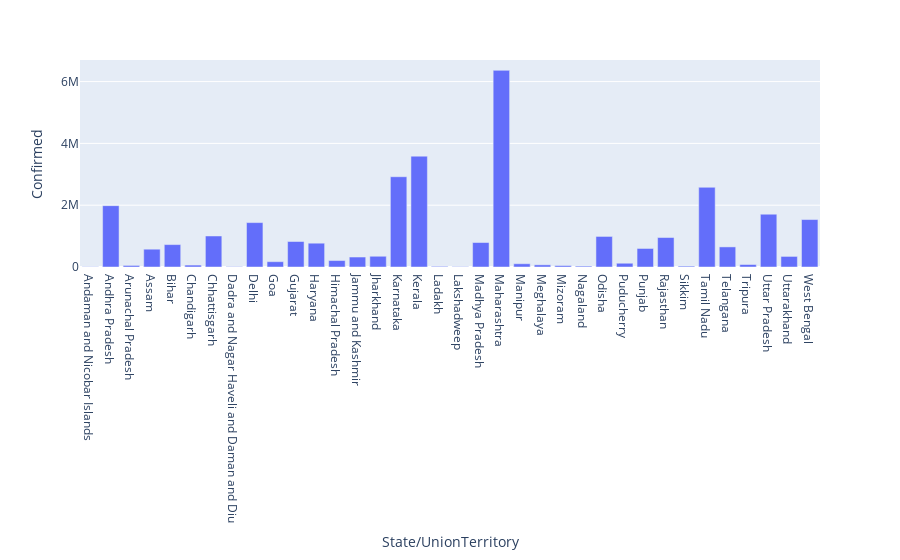

This figure's notebook cell:
### Code cell
#plotly express use
px.bar(data_statewise,x='State/UnionTerritory',y='Confirmed')

### Figure 1 — Plotly figure (JSON) as saved in the notebook; plotly's stock layout.template omitted (floating-point values rounded to 4 significant figures)
{"data": [{"alignmentgroup": "True", "hovertemplate": "State/UnionTerritory=%{x}<br>Confirmed=%{y}<extra></extra>", "legendgroup": "", "marker": {"color": "#636efa", "pattern": {"shape": ""}}, "name": "", "offsetgroup": "", "orientation": "v", "showlegend": false, "textposition": "auto", "type": "bar", "x": ["Andaman and Nicobar Islands", "Andhra Pradesh", "Arunachal Pradesh", "Assam", "Bihar", "Chandigarh", "Chhattisgarh", "Dadra and Nagar Haveli and Daman and Diu", "Delhi", "Goa", "Gujarat", "Haryana", "Himachal Pradesh", "Jammu and Kashmir", "Jharkhand", "Karnataka", "Kerala", "Ladakh", "Lakshadweep", "Madhya Pradesh", "Maharashtra", "Manipur", "Meghalaya", "Mizoram", "Nagaland", "Odisha", "Puducherry", "Punjab", "Rajasthan", "Sikkim", "Tamil Nadu", "Telangana", "Tripura", "Uttar Pradesh", "Uttarakhand", "West Bengal"], "xaxis": "x", "y": [7548, 1985182, 50605, 576149, 725279, 61992, 1003356, 10654, 1436852, 172085, 825085, 770114, 208616, 322771, 347440, 2921049, 3586693, 20411, 10263, 791980, 6363442, 105424, 69769, 46320, 28811, 988997, 121766, 599573, 953851, 28018, 2579130, 650353, 80660, 1708812, 342462, 1534999], "yaxis": "y"}], "layout": {"barmode": "relative", "legend": {"tracegroupgap": 0}, "margin": {"t": 60}, "xaxis": {"anchor": "y", "domain": [0, 1], "title": {"text": "State/UnionTerritory"}}, "yaxis": {"anchor": "x", "domain": [0, 1], "title": {"text": "Confirmed"}}}}
